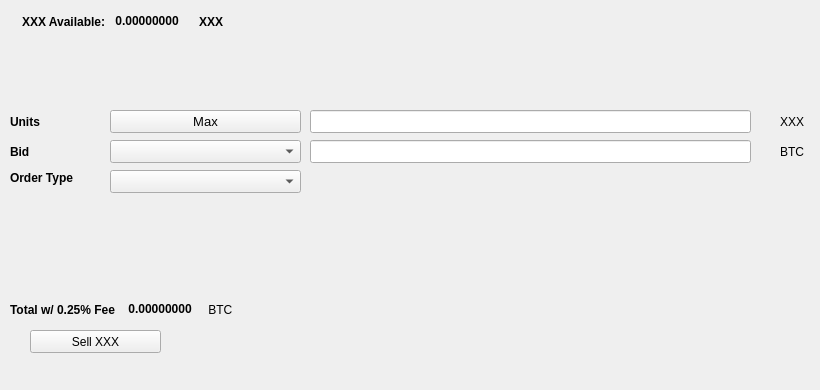
   <widget class="QWidget" name="SellTab">
    <attribute name="title">
     <string>Sell</string>
    </attribute>
    <widget class="QLabel" name="label_16">
     <property name="geometry">
      <rect>
       <x>780</x>
       <y>140</y>
       <width>31</width>
       <height>23</height>
      </rect>
     </property>
     <property name="text">
      <string>BTC</string>
     </property>
    </widget>
    <widget class="QComboBox" name="SellBidcomboBox">
     <property name="geometry">
      <rect>
       <x>110</x>
       <y>140</y>
       <width>191</width>
       <height>23</height>
      </rect>
     </property>
     <property name="font">
      <font>
       <pointsize>10</pointsize>
      </font>
     </property>
    </widget>
    <widget class="QLabel" name="label_18">
     <property name="geometry">
      <rect>
       <x>10</x>
       <y>110</y>
       <width>46</width>
       <height>23</height>
      </rect>
     </property>
     <property name="font">
      <font>
       <weight>75</weight>
       <bold>true</bold>
      </font>
     </property>
     <property name="text">
      <string>Units</string>
     </property>
    </widget>
    <widget class="QPushButton" name="Sell_Max_Amount">
     <property name="geometry">
      <rect>
       <x>110</x>
       <y>110</y>
       <width>191</width>
       <height>23</height>
      </rect>
     </property>
     <property name="font">
      <font>
       <pointsize>10</pointsize>
      </font>
     </property>
     <property name="text">
      <string>Max</string>
     </property>
    </widget>
    <widget class="QLabel" name="label_20">
     <property name="geometry">
      <rect>
       <x>10</x>
       <y>170</y>
       <width>91</width>
       <height>16</height>
      </rect>
     </property>
     <property name="font">
      <font>
       <weight>75</weight>
       <bold>true</bold>
      </font>
     </property>
     <property name="text">
      <string>Order Type</string>
     </property>
    </widget>
    <widget class="QComboBox" name="SellOrdertypeCombo">
     <property name="geometry">
      <rect>
       <x>110</x>
       <y>170</y>
       <width>191</width>
       <height>23</height>
      </rect>
     </property>
     <property name="font">
      <font>
       <pointsize>10</pointsize>
      </font>
     </property>
    </widget>
    <widget class="QLabel" name="label_21">
     <property name="geometry">
      <rect>
       <x>10</x>
       <y>140</y>
       <width>46</width>
       <height>23</height>
      </rect>
     </property>
     <property name="font">
      <font>
       <weight>75</weight>
       <bold>true</bold>
      </font>
     </property>
     <property name="text">
      <string>Bid</string>
     </property>
    </widget>
    <widget class="QLabel" name="label_22">
     <property name="geometry">
      <rect>
       <x>780</x>
       <y>110</y>
       <width>31</width>
       <height>23</height>
      </rect>
     </property>
     <property name="text">
      <string>XXX</string>
     </property>
    </widget>
    <widget class="QLineEdit" name="UnitsInputXXX">
     <property name="geometry">
      <rect>
       <x>310</x>
       <y>110</y>
       <width>441</width>
       <height>23</height>
      </rect>
     </property>
     <property name="font">
      <font>
       <pointsize>9</pointsize>
       <weight>75</weight>
       <bold>true</bold>
      </font>
     </property>
    </widget>
    <widget class="QLineEdit" name="SellBidPriceEdit">
     <property name="geometry">
      <rect>
       <x>310</x>
       <y>140</y>
       <width>441</width>
       <height>23</height>
      </rect>
     </property>
     <property name="font">
      <font>
       <pointsize>9</pointsize>
       <weight>75</weight>
       <bold>true</bold>
      </font>
     </property>
    </widget>
    <widget class="QPushButton" name="SellXXXBTN">
     <property name="geometry">
      <rect>
       <x>30</x>
       <y>330</y>
       <width>131</width>
       <height>23</height>
      </rect>
     </property>
     <property name="text">
      <string>Sell XXX</string>
     </property>
     <property name="icon">
      <iconset resource="../smrtc">
       <normaloff>:/icons/bitcoin</normaloff>:/icons/bitcoin</iconset>
     </property>
    </widget>
    <widget class="QWidget" name="layoutWidget3">
     <property name="geometry">
      <rect>
       <x>22</x>
       <y>12</y>
       <width>258</width>
       <height>19</height>
      </rect>
     </property>
     <layout class="QHBoxLayout" name="horizontalLayout">
      <item>
       <widget class="QLabel" name="label232_2">
        <property name="font">
         <font>
          <weight>75</weight>
          <bold>true</bold>
         </font>
        </property>
        <property name="text">
         <string>XXX Available:</string>
        </property>
       </widget>
      </item>
      <item>
       <widget class="QLabel" name="XXXAvailableLabel">
        <property name="palette">
         <palette>
          <active>
           <colorrole role="WindowText">
            <brush brushstyle="SolidPattern">
             <color alpha="255">
              <red>0</red>
              <green>0</green>
              <blue>0</blue>
             </color>
            </brush>
           </colorrole>
           <colorrole role="Button">
            <brush brushstyle="SolidPattern">
             <color alpha="255">
              <red>0</red>
              <green>170</green>
              <blue>0</blue>
             </color>
            </brush>
           </colorrole>
           <colorrole role="Light">
            <brush brushstyle="SolidPattern">
             <color alpha="255">
              <red>0</red>
              <green>255</green>
              <blue>0</blue>
             </color>
            </brush>
           </colorrole>
           <colorrole role="Midlight">
            <brush brushstyle="SolidPattern">
             <color alpha="255">
              <red>0</red>
              <green>212</green>
              <blue>0</blue>
             </color>
            </brush>
           </colorrole>
           <colorrole role="Dark">
            <brush brushstyle="SolidPattern">
             <color alpha="255">
              <red>0</red>
              <green>85</green>
              <blue>0</blue>
             </color>
            </brush>
           </colorrole>
           <colorrole role="Mid">
            <brush brushstyle="SolidPattern">
             <color alpha="255">
              <red>0</red>
              <green>113</green>
              <blue>0</blue>
             </color>
            </brush>
           </colorrole>
           <colorrole role="Text">
            <brush brushstyle="SolidPattern">
             <color alpha="255">
              <red>0</red>
              <green>170</green>
              <blue>0</blue>
             </color>
            </brush>
           </colorrole>
           <colorrole role="BrightText">
            <brush brushstyle="SolidPattern">
             <color alpha="255">
              <red>255</red>
              <green>255</green>
              <blue>255</blue>
             </color>
            </brush>
           </colorrole>
           <colorrole role="ButtonText">
            <brush brushstyle="SolidPattern">
             <color alpha="255">
              <red>0</red>
              <green>0</green>
              <blue>0</blue>
             </color>
            </brush>
           </colorrole>
           <colorrole role="Base">
            <brush brushstyle="SolidPattern">
             <color alpha="255">
              <red>255</red>
              <green>255</green>
              <blue>255</blue>
             </color>
            </brush>
           </colorrole>
           <colorrole role="Window">
            <brush brushstyle="SolidPattern">
             <color alpha="255">
              <red>0</red>
              <green>170</green>
              <blue>0</blue>
             </color>
            </brush>
           </colorrole>
           <colorrole role="Shadow">
            <brush brushstyle="SolidPattern">
             <color alpha="255">
              <red>0</red>
              <green>0</green>
              <blue>0</blue>
             </color>
            </brush>
           </colorrole>
           <colorrole role="AlternateBase">
            <brush brushstyle="SolidPattern">
             <color alpha="255">
              <red>127</red>
              <green>212</green>
              <blue>127</blue>
             </color>
            </brush>
           </colorrole>
           <colorrole role="ToolTipBase">
            <brush brushstyle="SolidPattern">
             <color alpha="255">
              <red>255</red>
              <green>255</green>
              <blue>220</blue>
             </color>
            </brush>
           </colorrole>
           <colorrole role="ToolTipText">
            <brush brushstyle="SolidPattern">
             <color alpha="255">
              <red>0</red>
              <green>0</green>
              <blue>0</blue>
             </color>
            </brush>
           </colorrole>
          </active>
          <inactive>
           <colorrole role="WindowText">
            <brush brushstyle="SolidPattern">
             <color alpha="255">
              <red>0</red>
              <green>0</green>
              <blue>0</blue>
             </color>
            </brush>
           </colorrole>
           <colorrole role="Button">
            <brush brushstyle="SolidPattern">
             <color alpha="255">
              <red>0</red>
              <green>170</green>
              <blue>0</blue>
             </color>
            </brush>
           </colorrole>
           <colorrole role="Light">
            <brush brushstyle="SolidPattern">
             <color alpha="255">
              <red>0</red>
              <green>255</green>
              <blue>0</blue>
             </color>
            </brush>
           </colorrole>
           <colorrole role="Midlight">
            <brush brushstyle="SolidPattern">
             <color alpha="255">
              <red>0</red>
              <green>212</green>
              <blue>0</blue>
             </color>
            </brush>
           </colorrole>
           <colorrole role="Dark">
            <brush brushstyle="SolidPattern">
             <color alpha="255">
              <red>0</red>
              <green>85</green>
              <blue>0</blue>
             </color>
            </brush>
           </colorrole>
           <colorrole role="Mid">
            <brush brushstyle="SolidPattern">
             <color alpha="255">
              <red>0</red>
              <green>113</green>
              <blue>0</blue>
             </color>
            </brush>
           </colorrole>
           <colorrole role="Text">
            <brush brushstyle="SolidPattern">
             <color alpha="255">
              <red>0</red>
              <green>170</green>
              <blue>0</blue>
             </color>
            </brush>
           </colorrole>
           <colorrole role="BrightText">
            <brush brushstyle="SolidPattern">
             <color alpha="255">
              <red>255</red>
              <green>255</green>
              <blue>255</blue>
             </color>
            </brush>
           </colorrole>
           <colorrole role="ButtonText">
            <brush brushstyle="SolidPattern">
             <color alpha="255">
              <red>0</red>
              <green>0</green>
              <blue>0</blue>
             </color>
            </brush>
           </colorrole>
           <colorrole role="Base">
            <brush brushstyle="SolidPattern">
             <color alpha="255">
              <red>255</red>
              <green>255</green>
              <blue>255</blue>
             </color>
            </brush>
           </colorrole>
           <colorrole role="Window">
            <brush brushstyle="SolidPattern">
             <color alpha="255">
              <red>0</red>
              <green>170</green>
              <blue>0</blue>
             </color>
            </brush>
           </colorrole>
           <colorrole role="Shadow">
            <brush brushstyle="SolidPattern">
             <color alpha="255">
              <red>0</red>
              <green>0</green>
              <blue>0</blue>
             </color>
            </brush>
           </colorrole>
           <colorrole role="AlternateBase">
            <brush brushstyle="SolidPattern">
             <color alpha="255">
              <red>127</red>
              <green>212</green>
              <blue>127</blue>
             </color>
            </brush>
           </colorrole>
           <colorrole role="ToolTipBase">
            <brush brushstyle="SolidPattern">
             <color alpha="255">
              <red>255</red>
              <green>255</green>
              <blue>220</blue>
             </color>
            </brush>
           </colorrole>
           <colorrole role="ToolTipText">
            <brush brushstyle="SolidPattern">
             <color alpha="255">
              <red>0</red>
              <green>0</green>
              <blue>0</blue>
             </color>
            </brush>
           </colorrole>
          </inactive>
          <disabled>
           <colorrole role="WindowText">
            <brush brushstyle="SolidPattern">
             <color alpha="255">
              <red>0</red>
              <green>85</green>
              <blue>0</blue>
             </color>
            </brush>
           </colorrole>
           <colorrole role="Button">
            <brush brushstyle="SolidPattern">
             <color alpha="255">
              <red>0</red>
              <green>170</green>
              <blue>0</blue>
             </color>
            </brush>
           </colorrole>
           <colorrole role="Light">
            <brush brushstyle="SolidPattern">
             <color alpha="255">
              <red>0</red>
              <green>255</green>
              <blue>0</blue>
             </color>
            </brush>
           </colorrole>
           <colorrole role="Midlight">
            <brush brushstyle="SolidPattern">
             <color alpha="255">
              <red>0</red>
              <green>212</green>
              <blue>0</blue>
             </color>
            </brush>
           </colorrole>
           <colorrole role="Dark">
            <brush brushstyle="SolidPattern">
             <color alpha="255">
              <red>0</red>
              <green>85</green>
              <blue>0</blue>
             </color>
            </brush>
           </colorrole>
           <colorrole role="Mid">
            <brush brushstyle="SolidPattern">
             <color alpha="255">
              <red>0</red>
              <green>113</green>
              <blue>0</blue>
             </color>
            </brush>
           </colorrole>
           <colorrole role="Text">
            <brush brushstyle="SolidPattern">
             <color alpha="255">
              <red>0</red>
              <green>85</green>
              <blue>0</blue>
             </color>
            </brush>
           </colorrole>
           <colorrole role="BrightText">
            <brush brushstyle="SolidPattern">
             <color alpha="255">
              <red>255</red>
              <green>255</green>
              <blue>255</blue>
             </color>
            </brush>
           </colorrole>
           <colorrole role="ButtonText">
            <brush brushstyle="SolidPattern">
             <color alpha="255">
              <red>0</red>
              <green>85</green>
              <blue>0</blue>
             </color>
            </brush>
           </colorrole>
           <colorrole role="Base">
            <brush brushstyle="SolidPattern">
             <color alpha="255">
              <red>0</red>
              <green>170</green>
              <blue>0</blue>
             </color>
            </brush>
           </colorrole>
           <colorrole role="Window">
            <brush brushstyle="SolidPattern">
             <color alpha="255">
              <red>0</red>
              <green>170</green>
              <blue>0</blue>
             </color>
            </brush>
           </colorrole>
           <colorrole role="Shadow">
            <brush brushstyle="SolidPattern">
             <color alpha="255">
              <red>0</red>
              <green>0</green>
              <blue>0</blue>
             </color>
            </brush>
           </colorrole>
           <colorrole role="AlternateBase">
            <brush brushstyle="SolidPattern">
             <color alpha="255">
              <red>0</red>
              <green>170</green>
              <blue>0</blue>
             </color>
            </brush>
           </colorrole>
           <colorrole role="ToolTipBase">
            <brush brushstyle="SolidPattern">
             <color alpha="255">
              <red>255</red>
              <green>255</green>
              <blue>220</blue>
             </color>
            </brush>
           </colorrole>
           <colorrole role="ToolTipText">
            <brush brushstyle="SolidPattern">
             <color alpha="255">
              <red>0</red>
              <green>0</green>
              <blue>0</blue>
             </color>
            </brush>
           </colorrole>
          </disabled>
         </palette>
        </property>
        <property name="font">
         <font>
          <weight>75</weight>
          <bold>true</bold>
         </font>
        </property>
        <property name="text">
         <string> 0.00000000 </string>
        </property>
        <property name="textInteractionFlags">
         <set>Qt::LinksAccessibleByMouse|Qt::TextSelectableByKeyboard|Qt::TextSelectableByMouse</set>
        </property>
       </widget>
      </item>
      <item>
       <widget class="QLabel" name="labelXXX">
        <property name="font">
         <font>
          <weight>75</weight>
          <bold>true</bold>
         </font>
        </property>
        <property name="text">
         <string>XXX</string>
        </property>
       </widget>
      </item>
     </layout>
    </widget>
    <widget class="QWidget" name="layoutWidget">
     <property name="geometry">
      <rect>
       <x>10</x>
       <y>300</y>
       <width>268</width>
       <height>19</height>
      </rect>
     </property>
     <layout class="QHBoxLayout" name="horizontalLayout_2">
      <item>
       <widget class="QLabel" name="label_19">
        <property name="font">
         <font>
          <weight>75</weight>
          <bold>true</bold>
         </font>
        </property>
        <property name="text">
         <string>Total w/ 0.25% Fee </string>
        </property>
       </widget>
      </item>
      <item>
       <widget class="QLabel" name="SellCostLabel">
        <property name="palette">
         <palette>
          <active>
           <colorrole role="WindowText">
            <brush brushstyle="SolidPattern">
             <color alpha="255">
              <red>0</red>
              <green>0</green>
              <blue>0</blue>
             </color>
            </brush>
           </colorrole>
           <colorrole role="Button">
            <brush brushstyle="SolidPattern">
             <color alpha="255">
              <red>0</red>
              <green>170</green>
              <blue>0</blue>
             </color>
            </brush>
           </colorrole>
           <colorrole role="Light">
            <brush brushstyle="SolidPattern">
             <color alpha="255">
              <red>0</red>
              <green>255</green>
              <blue>0</blue>
             </color>
            </brush>
           </colorrole>
           <colorrole role="Midlight">
            <brush brushstyle="SolidPattern">
             <color alpha="255">
              <red>0</red>
              <green>212</green>
              <blue>0</blue>
             </color>
            </brush>
           </colorrole>
           <colorrole role="Dark">
            <brush brushstyle="SolidPattern">
             <color alpha="255">
              <red>0</red>
              <green>85</green>
              <blue>0</blue>
             </color>
            </brush>
           </colorrole>
           <colorrole role="Mid">
            <brush brushstyle="SolidPattern">
             <color alpha="255">
              <red>0</red>
              <green>113</green>
              <blue>0</blue>
             </color>
            </brush>
           </colorrole>
           <colorrole role="Text">
            <brush brushstyle="SolidPattern">
             <color alpha="255">
              <red>0</red>
              <green>170</green>
              <blue>0</blue>
             </color>
            </brush>
           </colorrole>
           <colorrole role="BrightText">
            <brush brushstyle="SolidPattern">
             <color alpha="255">
              <red>255</red>
              <green>255</green>
              <blue>255</blue>
             </color>
            </brush>
           </colorrole>
           <colorrole role="ButtonText">
            <brush brushstyle="SolidPattern">
             <color alpha="255">
              <red>0</red>
              <green>0</green>
              <blue>0</blue>
             </color>
            </brush>
           </colorrole>
           <colorrole role="Base">
            <brush brushstyle="SolidPattern">
             <color alpha="255">
              <red>255</red>
              <green>255</green>
              <blue>255</blue>
             </color>
            </brush>
           </colorrole>
           <colorrole role="Window">
            <brush brushstyle="SolidPattern">
             <color alpha="255">
              <red>0</red>
              <green>170</green>
              <blue>0</blue>
             </color>
            </brush>
           </colorrole>
           <colorrole role="Shadow">
            <brush brushstyle="SolidPattern">
             <color alpha="255">
              <red>0</red>
              <green>0</green>
              <blue>0</blue>
             </color>
            </brush>
           </colorrole>
           <colorrole role="AlternateBase">
            <brush brushstyle="SolidPattern">
             <color alpha="255">
              <red>127</red>
              <green>212</green>
              <blue>127</blue>
             </color>
            </brush>
           </colorrole>
           <colorrole role="ToolTipBase">
            <brush brushstyle="SolidPattern">
             <color alpha="255">
              <red>255</red>
              <green>255</green>
              <blue>220</blue>
             </color>
            </brush>
           </colorrole>
           <colorrole role="ToolTipText">
            <brush brushstyle="SolidPattern">
             <color alpha="255">
              <red>0</red>
              <green>0</green>
              <blue>0</blue>
             </color>
            </brush>
           </colorrole>
          </active>
          <inactive>
           <colorrole role="WindowText">
            <brush brushstyle="SolidPattern">
             <color alpha="255">
              <red>0</red>
              <green>0</green>
              <blue>0</blue>
             </color>
            </brush>
           </colorrole>
           <colorrole role="Button">
            <brush brushstyle="SolidPattern">
             <color alpha="255">
              <red>0</red>
              <green>170</green>
              <blue>0</blue>
             </color>
            </brush>
           </colorrole>
           <colorrole role="Light">
            <brush brushstyle="SolidPattern">
             <color alpha="255">
              <red>0</red>
              <green>255</green>
              <blue>0</blue>
             </color>
            </brush>
           </colorrole>
           <colorrole role="Midlight">
            <brush brushstyle="SolidPattern">
             <color alpha="255">
              <red>0</red>
              <green>212</green>
              <blue>0</blue>
             </color>
            </brush>
           </colorrole>
           <colorrole role="Dark">
            <brush brushstyle="SolidPattern">
             <color alpha="255">
              <red>0</red>
              <green>85</green>
              <blue>0</blue>
             </color>
            </brush>
           </colorrole>
           <colorrole role="Mid">
            <brush brushstyle="SolidPattern">
             <color alpha="255">
              <red>0</red>
              <green>113</green>
              <blue>0</blue>
             </color>
            </brush>
           </colorrole>
           <colorrole role="Text">
            <brush brushstyle="SolidPattern">
             <color alpha="255">
              <red>0</red>
              <green>170</green>
              <blue>0</blue>
             </color>
            </brush>
           </colorrole>
           <colorrole role="BrightText">
            <brush brushstyle="SolidPattern">
             <color alpha="255">
              <red>255</red>
              <green>255</green>
              <blue>255</blue>
             </color>
            </brush>
           </colorrole>
           <colorrole role="ButtonText">
            <brush brushstyle="SolidPattern">
             <color alpha="255">
              <red>0</red>
              <green>0</green>
              <blue>0</blue>
             </color>
            </brush>
           </colorrole>
           <colorrole role="Base">
            <brush brushstyle="SolidPattern">
             <color alpha="255">
              <red>255</red>
              <green>255</green>
              <blue>255</blue>
             </color>
            </brush>
           </colorrole>
           <colorrole role="Window">
            <brush brushstyle="SolidPattern">
             <color alpha="255">
              <red>0</red>
              <green>170</green>
              <blue>0</blue>
             </color>
            </brush>
           </colorrole>
           <colorrole role="Shadow">
            <brush brushstyle="SolidPattern">
             <color alpha="255">
              <red>0</red>
              <green>0</green>
              <blue>0</blue>
             </color>
            </brush>
           </colorrole>
           <colorrole role="AlternateBase">
            <brush brushstyle="SolidPattern">
             <color alpha="255">
              <red>127</red>
              <green>212</green>
              <blue>127</blue>
             </color>
            </brush>
           </colorrole>
           <colorrole role="ToolTipBase">
            <brush brushstyle="SolidPattern">
             <color alpha="255">
              <red>255</red>
              <green>255</green>
              <blue>220</blue>
             </color>
            </brush>
           </colorrole>
           <colorrole role="ToolTipText">
            <brush brushstyle="SolidPattern">
             <color alpha="255">
              <red>0</red>
              <green>0</green>
              <blue>0</blue>
             </color>
            </brush>
           </colorrole>
          </inactive>
          <disabled>
           <colorrole role="WindowText">
            <brush brushstyle="SolidPattern">
             <color alpha="255">
              <red>0</red>
              <green>85</green>
              <blue>0</blue>
             </color>
            </brush>
           </colorrole>
           <colorrole role="Button">
            <brush brushstyle="SolidPattern">
             <color alpha="255">
              <red>0</red>
              <green>170</green>
              <blue>0</blue>
             </color>
            </brush>
           </colorrole>
           <colorrole role="Light">
            <brush brushstyle="SolidPattern">
             <color alpha="255">
              <red>0</red>
              <green>255</green>
              <blue>0</blue>
             </color>
            </brush>
           </colorrole>
           <colorrole role="Midlight">
            <brush brushstyle="SolidPattern">
             <color alpha="255">
              <red>0</red>
              <green>212</green>
              <blue>0</blue>
             </color>
            </brush>
           </colorrole>
           <colorrole role="Dark">
            <brush brushstyle="SolidPattern">
             <color alpha="255">
              <red>0</red>
              <green>85</green>
              <blue>0</blue>
             </color>
            </brush>
           </colorrole>
           <colorrole role="Mid">
            <brush brushstyle="SolidPattern">
             <color alpha="255">
              <red>0</red>
              <green>113</green>
              <blue>0</blue>
             </color>
            </brush>
           </colorrole>
           <colorrole role="Text">
            <brush brushstyle="SolidPattern">
             <color alpha="255">
              <red>0</red>
              <green>85</green>
              <blue>0</blue>
             </color>
            </brush>
           </colorrole>
           <colorrole role="BrightText">
            <brush brushstyle="SolidPattern">
             <color alpha="255">
              <red>255</red>
              <green>255</green>
              <blue>255</blue>
             </color>
            </brush>
           </colorrole>
           <colorrole role="ButtonText">
            <brush brushstyle="SolidPattern">
             <color alpha="255">
              <red>0</red>
              <green>85</green>
              <blue>0</blue>
             </color>
            </brush>
           </colorrole>
           <colorrole role="Base">
            <brush brushstyle="SolidPattern">
             <color alpha="255">
              <red>0</red>
              <green>170</green>
              <blue>0</blue>
             </color>
            </brush>
           </colorrole>
           <colorrole role="Window">
            <brush brushstyle="SolidPattern">
             <color alpha="255">
              <red>0</red>
              <green>170</green>
              <blue>0</blue>
             </color>
            </brush>
           </colorrole>
           <colorrole role="Shadow">
            <brush brushstyle="SolidPattern">
             <color alpha="255">
              <red>0</red>
              <green>0</green>
              <blue>0</blue>
             </color>
            </brush>
           </colorrole>
           <colorrole role="AlternateBase">
            <brush brushstyle="SolidPattern">
             <color alpha="255">
              <red>0</red>
              <green>170</green>
              <blue>0</blue>
             </color>
            </brush>
           </colorrole>
           <colorrole role="ToolTipBase">
            <brush brushstyle="SolidPattern">
             <color alpha="255">
              <red>255</red>
              <green>255</green>
              <blue>220</blue>
             </color>
            </brush>
           </colorrole>
           <colorrole role="ToolTipText">
            <brush brushstyle="SolidPattern">
             <color alpha="255">
              <red>0</red>
              <green>0</green>
              <blue>0</blue>
             </color>
            </brush>
           </colorrole>
          </disabled>
         </palette>
        </property>
        <property name="font">
         <font>
          <weight>75</weight>
          <bold>true</bold>
         </font>
        </property>
        <property name="autoFillBackground">
         <bool>false</bool>
        </property>
        <property name="text">
         <string> 0.00000000</string>
        </property>
        <property name="textInteractionFlags">
         <set>Qt::LinksAccessibleByMouse|Qt::TextSelectableByMouse</set>
        </property>
       </widget>
      </item>
      <item>
       <widget class="QLabel" name="label_17">
        <property name="font">
         <font>
          <weight>50</weight>
          <bold>false</bold>
         </font>
        </property>
        <property name="text">
         <string> BTC</string>
        </property>
       </widget>
      </item>
     </layout>
    </widget>
    <widget class="QLabel" name="label_23">
     <property name="geometry">
      <rect>
       <x>460</x>
       <y>300</y>
       <width>281</width>
       <height>81</height>
      </rect>
     </property>
     <property name="text">
      <string/>
     </property>
     <property name="pixmap">
      <pixmap>:/images/bittrex</pixmap>
     </property>
    </widget>
   </widget>
